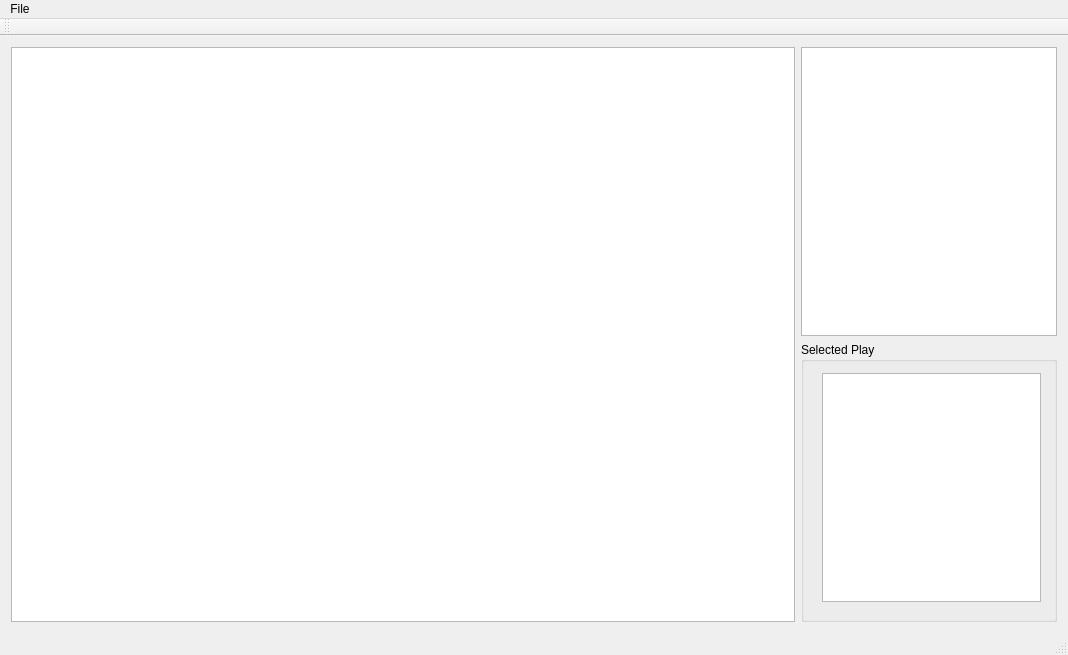
<?xml version="1.0" encoding="UTF-8"?>
<ui version="4.0">
 <class>MainWindow</class>
 <widget class="QMainWindow" name="MainWindow">
  <property name="geometry">
   <rect>
    <x>0</x>
    <y>0</y>
    <width>1068</width>
    <height>655</height>
   </rect>
  </property>
  <property name="windowTitle">
   <string>MainWindow</string>
  </property>
  <widget class="QWidget" name="centralWidget">
   <layout class="QHBoxLayout" name="horizontalLayout">
    <item>
     <widget class="QGraphicsView" name="graphicsView">
      <property name="verticalScrollBarPolicy">
       <enum>Qt::ScrollBarAlwaysOff</enum>
      </property>
      <property name="horizontalScrollBarPolicy">
       <enum>Qt::ScrollBarAlwaysOff</enum>
      </property>
     </widget>
    </item>
    <item>
     <layout class="QVBoxLayout" name="verticalLayout">
      <item>
       <widget class="QListWidget" name="listPlays">
        <property name="sizePolicy">
         <sizepolicy hsizetype="Fixed" vsizetype="Expanding">
          <horstretch>0</horstretch>
          <verstretch>0</verstretch>
         </sizepolicy>
        </property>
       </widget>
      </item>
      <item>
       <widget class="QGroupBox" name="groupBox_2">
        <property name="sizePolicy">
         <sizepolicy hsizetype="Preferred" vsizetype="Preferred">
          <horstretch>0</horstretch>
          <verstretch>0</verstretch>
         </sizepolicy>
        </property>
        <property name="minimumSize">
         <size>
          <width>200</width>
          <height>280</height>
         </size>
        </property>
        <property name="maximumSize">
         <size>
          <width>16777215</width>
          <height>280</height>
         </size>
        </property>
        <property name="title">
         <string>Selected Play</string>
        </property>
        <widget class="QWidget" name="verticalLayoutWidget">
         <property name="geometry">
          <rect>
           <x>10</x>
           <y>20</y>
           <width>241</width>
           <height>251</height>
          </rect>
         </property>
         <layout class="QVBoxLayout" name="verticalLayout_2">
          <item>
           <widget class="QTextEdit" name="teSelectedPlay"/>
          </item>
         </layout>
        </widget>
       </widget>
      </item>
     </layout>
    </item>
   </layout>
  </widget>
  <widget class="QMenuBar" name="menuBar">
   <property name="geometry">
    <rect>
     <x>0</x>
     <y>0</y>
     <width>1068</width>
     <height>22</height>
    </rect>
   </property>
   <widget class="QMenu" name="menuFile">
    <property name="title">
     <string>File</string>
    </property>
    <widget class="QMenu" name="menuAuthomatic_Test">
     <property name="title">
      <string>New</string>
     </property>
     <addaction name="actionAMOVND"/>
     <addaction name="actionBRKGA"/>
     <addaction name="actionNeural_Network"/>
     <addaction name="actionEvaluate"/>
    </widget>
    <addaction name="menuAuthomatic_Test"/>
    <addaction name="actionLoad"/>
    <addaction name="actionTest"/>
   </widget>
   <addaction name="menuFile"/>
  </widget>
  <widget class="QToolBar" name="mainToolBar">
   <attribute name="toolBarArea">
    <enum>TopToolBarArea</enum>
   </attribute>
   <attribute name="toolBarBreak">
    <bool>false</bool>
   </attribute>
  </widget>
  <widget class="QStatusBar" name="statusBar"/>
  <action name="actionLoad">
   <property name="text">
    <string>Load</string>
   </property>
  </action>
  <action name="actionAMOVND">
   <property name="text">
    <string>A*MOVND</string>
   </property>
  </action>
  <action name="actionEvaluate">
   <property name="text">
    <string>Evaluate</string>
   </property>
  </action>
  <action name="actionNeural_Network">
   <property name="text">
    <string>Neural Network</string>
   </property>
  </action>
  <action name="actionBRKGA">
   <property name="text">
    <string>BRKGA</string>
   </property>
  </action>
  <action name="actionTest">
   <property name="text">
    <string>Test</string>
   </property>
  </action>
 </widget>
 <layoutdefault spacing="6" margin="11"/>
 <resources/>
 <connections/>
</ui>
